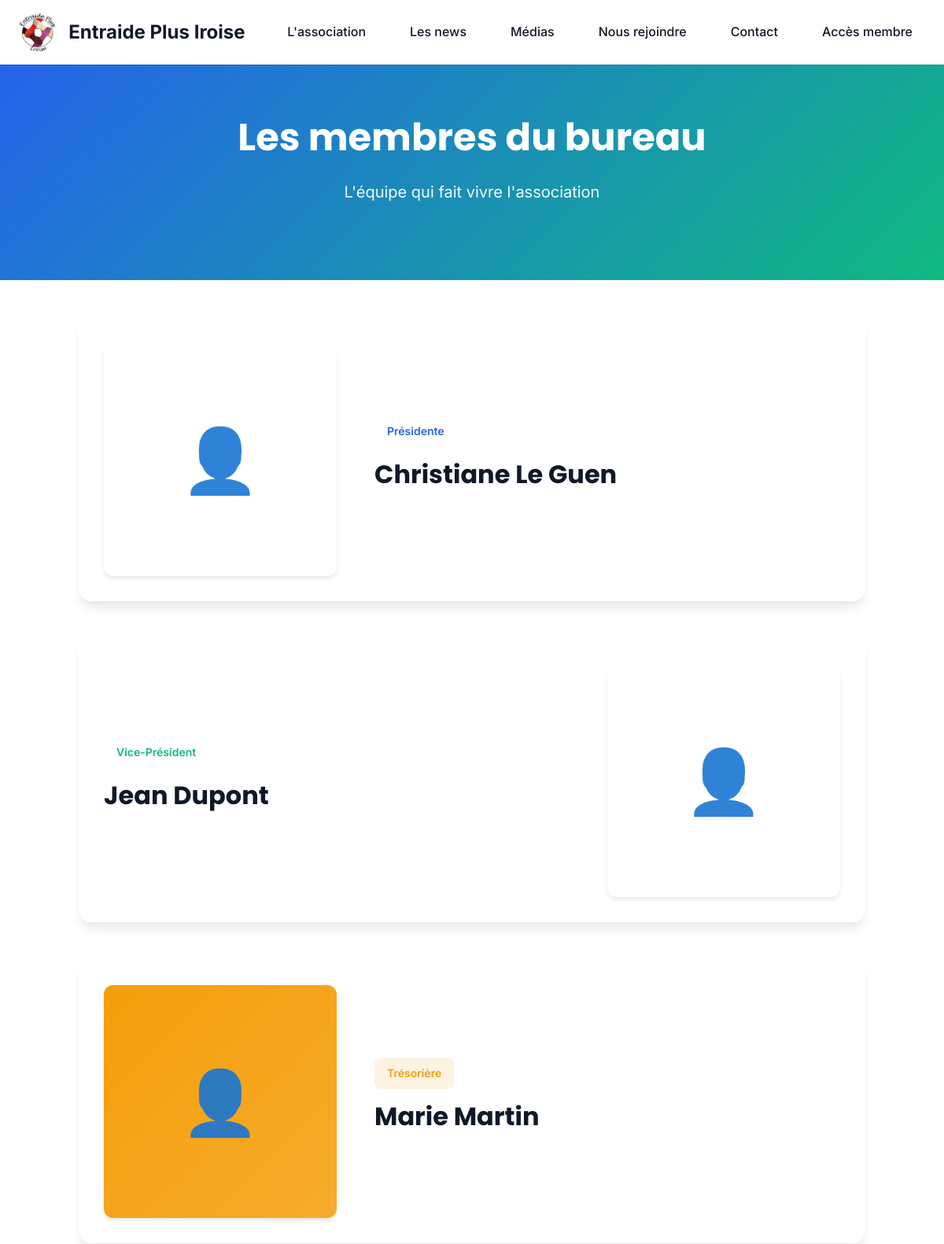
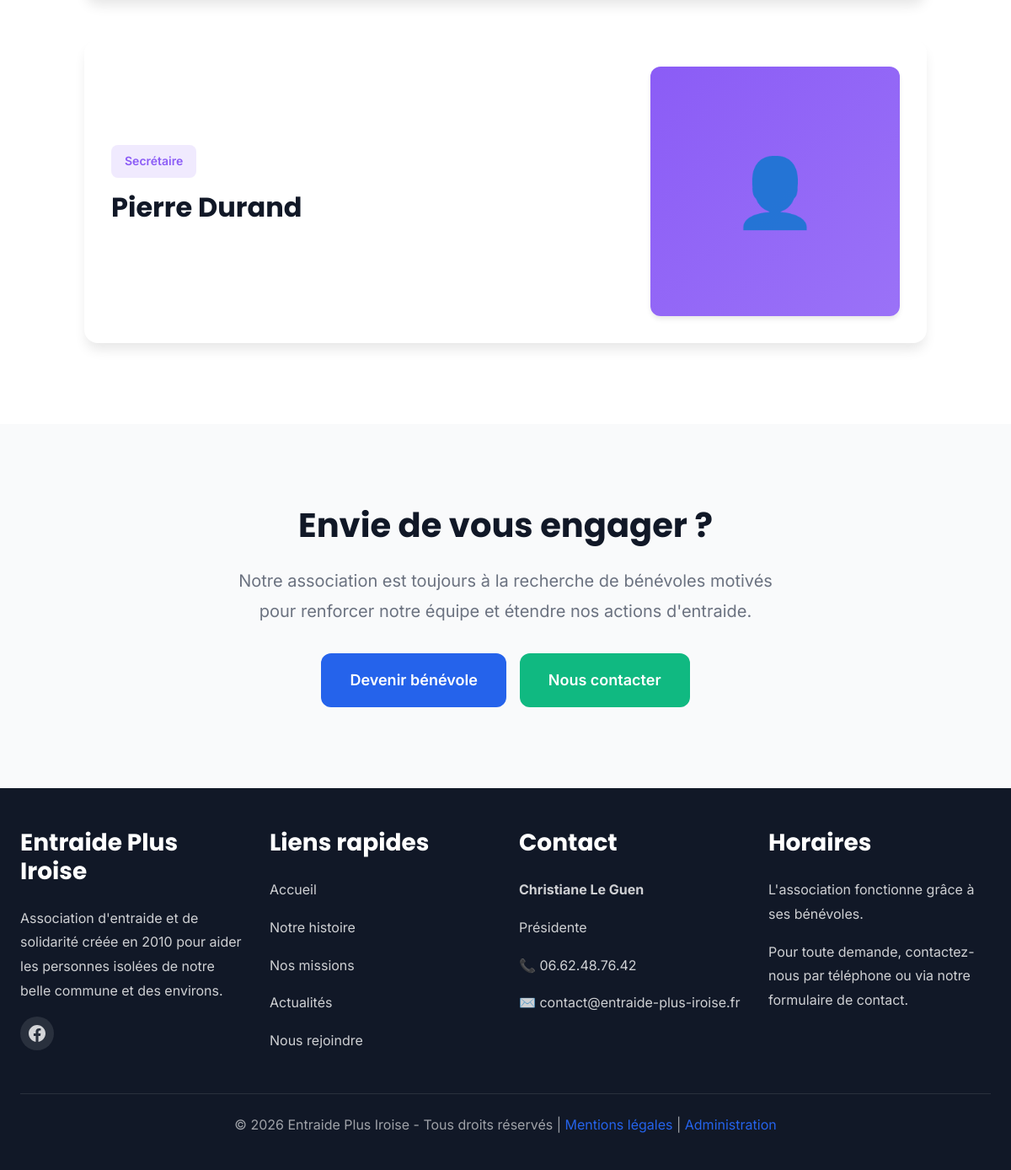
The app's page /les-membres.php with its own data (2 pictures, top to bottom).
### tables this page shows
CREATE TABLE IF NOT EXISTS members (
    id INT AUTO_INCREMENT PRIMARY KEY,
    name VARCHAR(100) NOT NULL,
    role VARCHAR(100) NOT NULL,
    photo VARCHAR(255),
    bio TEXT,
    email VARCHAR(100),
    phone VARCHAR(20),
    display_order INT DEFAULT 0
);

### les-membres.php (the view, shortened to what this page needs)
<?php
require_once 'includes/config.php';
$stmt = $pdo->query("SELECT * FROM members ORDER BY display_order ASC, id ASC");
$members = $stmt->fetchAll();
include 'includes/header.php';
?>
<section class="hero" style="padding: 4rem 1rem;">
    <div class="hero-content">
        <h1>Les membres du bureau</h1>
        <p>L'équipe qui fait vivre l'association</p>
    </div>
</section>
<section class="section">
    <div class="container">
        <?php if (empty($members)): ?>
            <div style="text-align: center; padding: 4rem 1rem;">
                <div style="font-size: 4rem; margin-bottom: 1rem;">👥</div>
                <h2 style="color: var(--text-secondary); font-weight: 400;">Les membres seront bientôt présentés</h2>
                <p style="color: var(--text-secondary); margin-top: 1rem;">Revenez bientôt pour découvrir notre équipe !</p>
            </div>
        <?php else: ?>
            <div style="max-width: 1000px; margin: 0 auto;">
                <?php foreach ($members as $index => $member): ?>
                    <?php
                    $isEven = $index % 2 === 0;
                    $colors = [
                        'var(--primary-color)',
                        'var(--secondary-color)',
                        '#f59e0b',
                        '#8b5cf6'
                    ];
                    $color = $colors[$index % count($colors)];
                    ?>
                    <div style="margin-bottom: 3rem;">
                        <div style="display: grid; grid-template-columns: <?php echo $isEven ? '1fr 2fr' : '2fr 1fr'; ?>;
                                    gap: 3rem; align-items: center; background: white; padding: 2rem;
                                    border-radius: var(--radius-xl); box-shadow: var(--shadow-lg);">
                            <div style="order: <?php echo $isEven ? '1' : '2'; ?>;">
                                <?php if ($member['photo']): ?>
                                    <img src="uploads/members/<?php echo htmlspecialchars($member['photo']); ?>"
                                         alt="<?php echo htmlspecialchars($member['name']); ?>"
                                         style="width: 100%; aspect-ratio: 1; object-fit: cover;
                                                border-radius: var(--radius-lg); box-shadow: var(--shadow-md);">
                                <?php else: ?>
                                    <div style="width: 100%; aspect-ratio: 1; background: linear-gradient(135deg, <?php echo $color; ?>, <?php echo $color; ?>dd);
                                                border-radius: var(--radius-lg); display: flex; align-items: center; justify-content: center;
                                                box-shadow: var(--shadow-md);">
                                        <span style="font-size: 5rem; color: white; opacity: 0.9;">👤</span>
                                    </div>
                                <?php endif; ?>
                            </div>
                            <div style="order: <?php echo $isEven ? '2' : '1'; ?>;">
                                <div style="display: inline-block; padding: 0.5rem 1rem; background: <?php echo $color; ?>20;
                                            color: <?php echo $color; ?>; border-radius: var(--radius-md); font-weight: 600;
                                            font-size: 0.875rem; margin-bottom: 1rem;">
                                    <?php echo htmlspecialchars($member['role']); ?>
                                </div>
                                <h2 style="color: var(--text-primary); margin-bottom: 1rem; font-size: 2rem;">
                                    <?php echo htmlspecialchars($member['name']); ?>
                                </h2>
                            </div>
                        </div>
                    </div>
                <?php endforeach; ?>
            </div>
        <?php endif; ?>
    </div>
</section>
<section class="section section-light">
    <div class="container">
        <div style="max-width: 700px; margin: 0 auto; text-align: center; padding: 3rem 1rem;">
            <h2 style="font-size: 2.5rem; margin-bottom: 1.5rem;">Envie de vous engager ?</h2>
            <p style="font-size: 1.25rem; color: var(--text-secondary); margin-bottom: 2rem; line-height: 1.8;">
                Notre association est toujours à la recherche de bénévoles motivés pour renforcer notre équipe
                et étendre nos actions d'entraide.
            </p>
            <div style="display: flex; gap: 1rem; justify-content: center; flex-wrap: wrap;">
                <a href="nous-rejoindre.php" class="btn btn-primary" style="font-size: 1.125rem;">
                    Devenir bénévole
                </a>
                <a href="contact.php" class="btn btn-secondary" style="font-size: 1.125rem;">
                    Nous contacter
                </a>
            </div>
        </div>
    </div>
</section>
<?php include 'includes/footer.php'; ?>

### assets/css/style.css (style rules this page uses)
:root { --primary-color: #2563eb; --primary-dark: #1e40af; --primary-light: #3b82f6; --secondary-color: #10b981; --secondary-dark: #059669; --secondary-light: #34d399; --background: #ffffff; --background-light: #f9fafb; --background-dark: #f3f4f6; --text-primary: #111827; --text-secondary: #6b7280; --border-color: #e5e7eb; --success: #10b981; --error: #ef4444; --warning: #f59e0b; --info: #3b82f6; --shadow-sm: 0 1px 2px 0 rgb(0 0 0 / 0.05); --shadow-md: 0 4px 6px -1px rgb(0 0 0 / 0.1); --shadow-lg: 0 10px 15px -3px rgb(0 0 0 / 0.1); --shadow-xl: 0 20px 25px -5px rgb(0 0 0 / 0.1); --spacing-xs: 0.5rem; --spacing-sm: 1rem; --spacing-md: 1.5rem; --spacing-lg: 2rem; --spacing-xl: 3rem; --font-main: 'Inter', -apple-system, BlinkMacSystemFont, 'Segoe UI', sans-serif; --font-heading: 'Poppins', var(--font-main); --radius-sm: 0.375rem; --radius-md: 0.5rem; --radius-lg: 0.75rem; --radius-xl: 1rem; --transition-fast: 150ms ease-in-out; --transition-normal: 300ms ease-in-out; --transition-slow: 500ms ease-in-out; }
* { margin: 0; padding: 0; box-sizing: border-box; }
html { scroll-behavior: smooth; }
body { font-family: var(--font-main); color: var(--text-primary); background-color: var(--background); line-height: 1.6; font-size: 16px; }
h1, h2, h3, h4, h5, h6 { font-family: var(--font-heading); font-weight: 700; line-height: 1.2; margin-bottom: var(--spacing-sm); }
h1 { font-size: 2.5rem; }
h2 { font-size: 2rem; }
p { margin-bottom: var(--spacing-sm); }
a { color: var(--primary-color); text-decoration: none; transition: color var(--transition-fast); }
.hero { background: linear-gradient(135deg, var(--primary-color), var(--secondary-color)); color: white; padding: var(--spacing-xl) var(--spacing-md); text-align: center; }
.hero-content { max-width: 800px; margin: 0 auto; }
.hero h1 { font-size: 3rem; margin-bottom: var(--spacing-md); animation: fadeInUp 0.8s ease-out; }
.hero p { font-size: 1.25rem; margin-bottom: var(--spacing-lg); opacity: 0.95; animation: fadeInUp 0.8s ease-out 0.2s backwards; }
.btn { display: inline-block; padding: var(--spacing-sm) var(--spacing-lg); background-color: white; color: var(--primary-color); border-radius: var(--radius-lg); font-weight: 600; transition: all var(--transition-normal); border: 2px solid transparent; }
.btn-primary { background-color: var(--primary-color); color: white; }
.btn-secondary { background-color: var(--secondary-color); color: white; }
.section { padding: var(--spacing-xl) var(--spacing-md); }
.section-light { background-color: var(--background-light); }
.container { max-width: 1200px; margin: 0 auto; }

### records on screen
members: role "Présidente", name "Christiane Le Guen"
members: role "Vice-Président", name "Jean Dupont"
members: role "Trésorière", name "Marie Martin"
members: role "Secrétaire", name "Pierre Durand"
